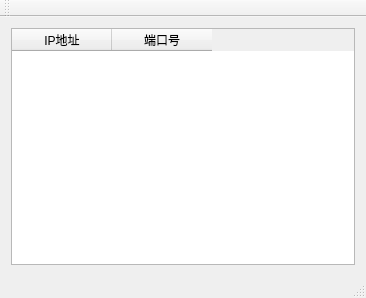
<?xml version="1.0" encoding="UTF-8"?>
<ui version="4.0">
 <class>MainWindow</class>
 <widget class="QMainWindow" name="MainWindow">
  <property name="geometry">
   <rect>
    <x>0</x>
    <y>0</y>
    <width>366</width>
    <height>298</height>
   </rect>
  </property>
  <property name="windowTitle">
   <string>TCP远控(备注：模型|压缩|心跳)</string>
  </property>
  <widget class="QWidget" name="centralWidget">
   <layout class="QGridLayout" name="gridLayout">
    <item row="0" column="0">
     <widget class="QTableWidget" name="tableWidget">
      <column>
       <property name="text">
        <string>IP地址</string>
       </property>
      </column>
      <column>
       <property name="text">
        <string>端口号</string>
       </property>
      </column>
     </widget>
    </item>
   </layout>
  </widget>
  <widget class="QToolBar" name="mainToolBar">
   <attribute name="toolBarArea">
    <enum>TopToolBarArea</enum>
   </attribute>
   <attribute name="toolBarBreak">
    <bool>false</bool>
   </attribute>
  </widget>
  <widget class="QStatusBar" name="statusBar"/>
 </widget>
 <layoutdefault spacing="6" margin="11"/>
 <resources/>
 <connections/>
</ui>
